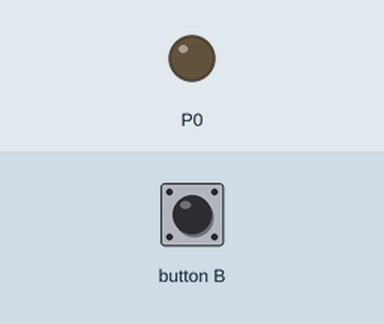
The program below on a simulated BBC micro:bit running MicroPython. Shown: output pins drawn as LEDs (lit = HIGH). The inputs (shaded band) are chosen by the test bench.

Above: at 1.2 s.
1.3 s: button B pressed for 0.15 s
At 1.37 s:
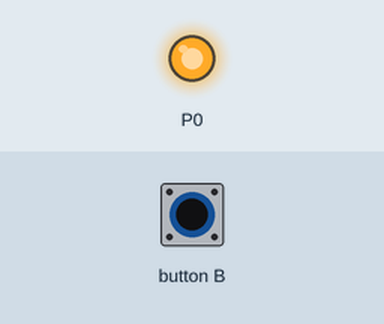
2.9 s: button B pressed for 3.2 s
At 6.9 s:
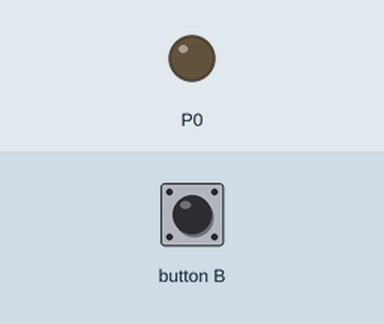
Timing chart, 0 to 8.4 s (numbered marks = the images above; inputs shaded):
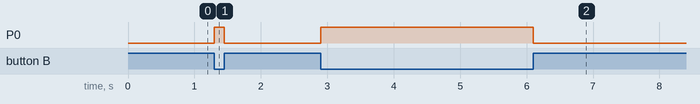

The program:

nappi_ja_output.py
```python
# Napin b-painallus kaynnistaa pin0:aan kytketyn pietso-kaiuttimen tai led-lampun.
# Ulkoisen laitteen kytkenta: GND ja pin0. Jos kaytat ledia, niin pidempi +-napa pin0:aan.

from microbit import *  # Tuodaan python kirjasto kayttoon.

# Toistetteva silmukka
while True:
    if button_b.is_pressed():  # Jos nappia painetaan, jannite nostetaan ylos 3.3V:iin.
        pin0.write_digital(1)
    else:  # Muussa tapauksessa laite sammutetaan.
        pin0.write_digital(0)
```

Measured:
- after the input at 1.3 s, P0: LOW → HIGH at once, → LOW 0.15 s later
- after the input at 2.9 s, P0: LOW → HIGH at once, → LOW 3.2 s later
